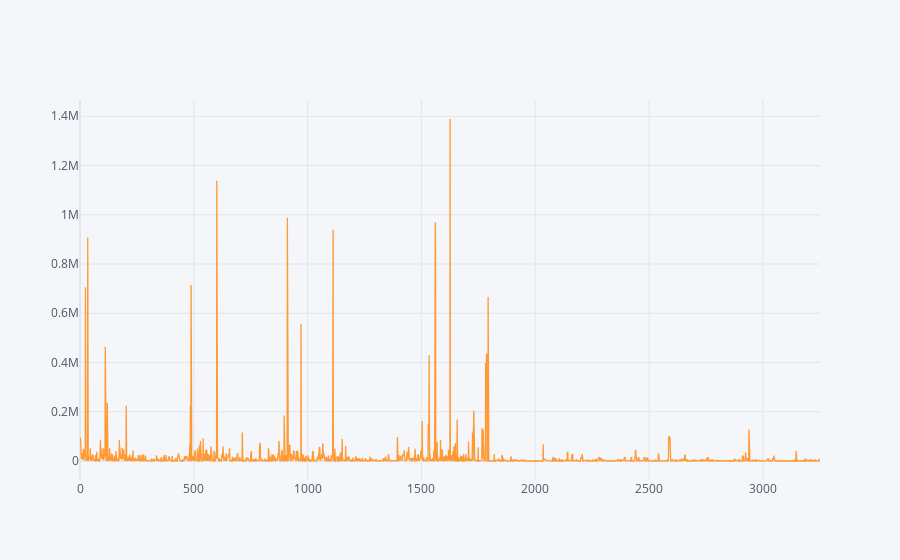

Notebook code for this chart:
### Markdown cell above
import scipy.stats as stats
import matplotlib.pyplot as plt
stats.probplot(df1['converted_data'], dist="norm", plot=plt)
plt.show()

### Code cell
df1['converted_data'].iplot()

### Figure 1 — Plotly figure (JSON) as saved in the notebook; plotly's stock layout.template omitted (floating-point values rounded to 4 significant figures; data arrays with more than 128 entries replaced by an {"elided": "..."} marker saying what was removed)
{"data": [{"line": {"color": "rgba(255, 153, 51, 1.0)", "dash": "solid", "shape": "linear", "width": 1.3}, "mode": "lines", "name": "converted_data", "text": "", "type": "scatter", "x": {"elided": "3246 int values"}, "y": {"elided": "3246 float values"}}], "layout": {"legend": {"bgcolor": "#F5F6F9", "font": {"color": "#4D5663"}}, "paper_bgcolor": "#F5F6F9", "plot_bgcolor": "#F5F6F9", "title": {"font": {"color": "#4D5663"}}, "xaxis": {"gridcolor": "#E1E5ED", "showgrid": true, "tickfont": {"color": "#4D5663"}, "title": {"font": {"color": "#4D5663"}, "text": ""}, "zerolinecolor": "#E1E5ED"}, "yaxis": {"gridcolor": "#E1E5ED", "showgrid": true, "tickfont": {"color": "#4D5663"}, "title": {"font": {"color": "#4D5663"}, "text": ""}, "zerolinecolor": "#E1E5ED"}}}
